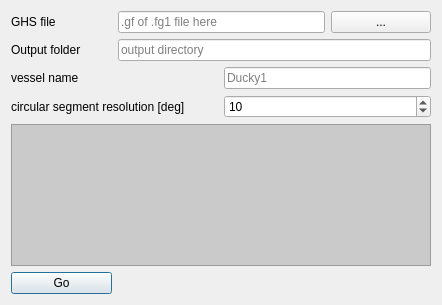
<?xml version="1.0" encoding="UTF-8"?>
<ui version="4.0">
 <class>ConversionDialog</class>
 <widget class="QDialog" name="ConversionDialog">
  <property name="geometry">
   <rect>
    <x>0</x>
    <y>0</y>
    <width>442</width>
    <height>305</height>
   </rect>
  </property>
  <property name="windowTitle">
   <string>Convert GHS to DAVE kickstart</string>
  </property>
  <layout class="QGridLayout" name="gridLayout">
   <item row="1" column="0">
    <widget class="QLabel" name="label_2">
     <property name="text">
      <string>Output folder</string>
     </property>
    </widget>
   </item>
   <item row="2" column="0" colspan="2">
    <widget class="QLabel" name="label_4">
     <property name="text">
      <string>vessel name</string>
     </property>
    </widget>
   </item>
   <item row="6" column="0">
    <widget class="QPushButton" name="pbGo">
     <property name="text">
      <string>Go</string>
     </property>
    </widget>
   </item>
   <item row="0" column="0">
    <widget class="QLabel" name="label">
     <property name="text">
      <string>GHS file</string>
     </property>
    </widget>
   </item>
   <item row="3" column="0" colspan="2">
    <widget class="QLabel" name="label_5">
     <property name="text">
      <string>circular segment resolution [deg]</string>
     </property>
    </widget>
   </item>
   <item row="0" column="1" colspan="2">
    <widget class="QLineEdit" name="tbFilename">
     <property name="placeholderText">
      <string>.gf of .fg1 file here</string>
     </property>
    </widget>
   </item>
   <item row="0" column="3">
    <widget class="QPushButton" name="pbBrowse">
     <property name="text">
      <string>...</string>
     </property>
    </widget>
   </item>
   <item row="1" column="1" colspan="3">
    <widget class="QLineEdit" name="tbOutputDir">
     <property name="placeholderText">
      <string>output directory</string>
     </property>
    </widget>
   </item>
   <item row="2" column="2" colspan="2">
    <widget class="QLineEdit" name="tbVesselName">
     <property name="text">
      <string/>
     </property>
     <property name="placeholderText">
      <string>Ducky1</string>
     </property>
    </widget>
   </item>
   <item row="3" column="2" colspan="2">
    <widget class="QSpinBox" name="sbDeg">
     <property name="minimum">
      <number>1</number>
     </property>
     <property name="maximum">
      <number>360</number>
     </property>
     <property name="value">
      <number>10</number>
     </property>
    </widget>
   </item>
   <item row="4" column="0" colspan="4">
    <widget class="QPlainTextEdit" name="tbOutput">
     <property name="styleSheet">
      <string notr="true">background:palette(midlight)</string>
     </property>
    </widget>
   </item>
  </layout>
 </widget>
 <tabstops>
  <tabstop>tbFilename</tabstop>
  <tabstop>pbBrowse</tabstop>
  <tabstop>tbOutputDir</tabstop>
  <tabstop>tbVesselName</tabstop>
  <tabstop>sbDeg</tabstop>
  <tabstop>pbGo</tabstop>
  <tabstop>tbOutput</tabstop>
 </tabstops>
 <resources/>
 <connections/>
</ui>
